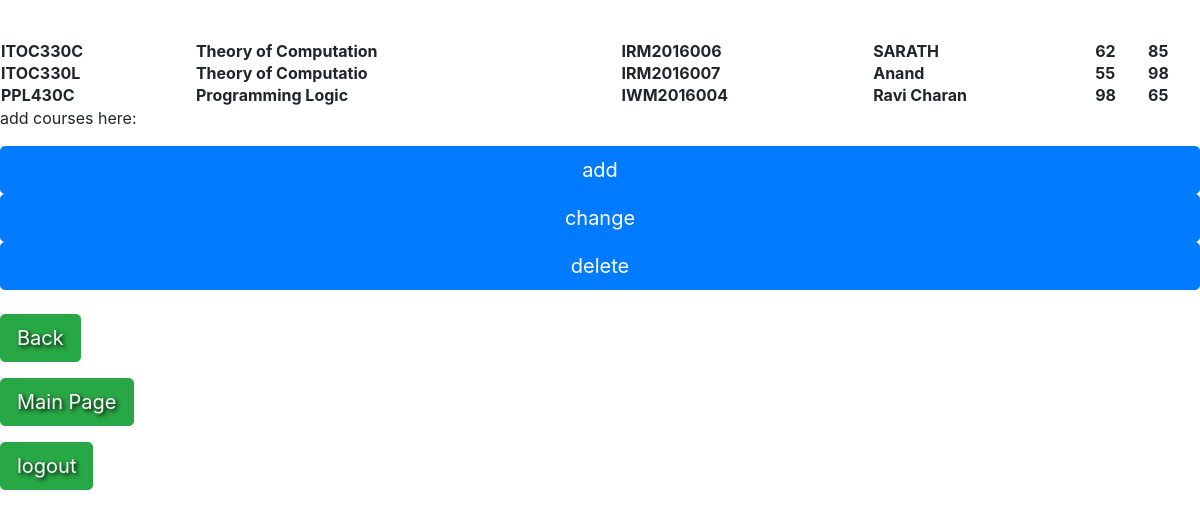
The app's page /showStudentCourses (signed in) with its own data.
### models.py (models this page shows, shortened)
class StudentCourse(Base):
    __tablename__='studentCourses'
    courseID = db.Column(db.String(50), primary_key=True,unique=False)
    courseName =  db.Column(db.String(50),unique=False)
    studentID =  db.Column(db.String(50),unique=False)
    studentName =  db.Column(db.String(50),unique=False)
    marks = db.Column(db.Integer(),unique=False)
    attendance = db.Column(db.Integer(),unique=False)

### app.py (the view)
@app.route('/showStudentCourses',methods=['POST','GET'])
def showStudentCourses():
    if request.method == 'GET' and session['inputName']:
        studcours = StudentCourse.query.all()
        return render_template('studentcourse.html', studcours=studcours)

### templates/studentcourse.html (shortened to what this page needs)
  <link href="http://getbootstrap.com/dist/css/bootstrap.min.css" rel="stylesheet">
    <link href="http://getbootstrap.com/examples/jumbotron-narrow/jumbotron-narrow.css" rel="stylesheet">
    <link href="../static/signup.css" rel="stylesheet">
 <table style = "width: 100%">
  {% for item in studcours %}
  <tr>
        <th>{{ item['courseID'] }} </th>
        <th>{{ item['courseName'] }} </th>
        <th>{{ item['studentID'] }} </th>
        <th>{{ item['studentName'] }} </th>
        <th>{{ item['marks'] }} </th>
        <th>{{ item['attendance'] }} </th>
    </tr>
{% endfor %}
</table>
<p class="pull-right">add courses here:</p>
    <a href="{{ url_for('editStudentCourses') }}"><input type="submit" value="add" class="btn btn-primary btn-lg btn-block"></a>
    <a href="{{ url_for('changeStudentCourses') }}"><input type="submit" value="change" class="btn btn-primary btn-lg btn-block"></a>
     <a href="{{ url_for('deleteStudentCourses') }}"><input type="submit" value="delete" class="btn btn-primary btn-lg btn-block"></a>
<p style="text-shadow: 2px 2px 4px #000000;"><a class="btn btn-lg btn-success" href="{{ url_for('showCourses') }}" role="button">Back</a>
            </p>
    <p style="text-shadow: 2px 2px 4px #000000;"><a class="btn btn-lg btn-success" href="{{ url_for('main') }}" role="button">Main Page</a>
   <p style="text-shadow: 2px 2px 4px #000000;"><a class="btn btn-lg btn-success" href="{{ url_for('logout') }}" role="button">logout</a>
            </p>

### records on screen
StudentCourse: courseID "ITOC330C", courseName "Theory of Computation", studentID "IRM2016006", studentName "SARATH", marks "62", attendance "85"
StudentCourse: courseID "ITOC330L", courseName "Theory of Computatio", studentID "IRM2016007", studentName "Anand", marks "55", attendance "98"
StudentCourse: courseID "PPL430C", courseName "Programming Logic", studentID "IWM2016004", studentName "Ravi Charan", marks "98", attendance "65"
